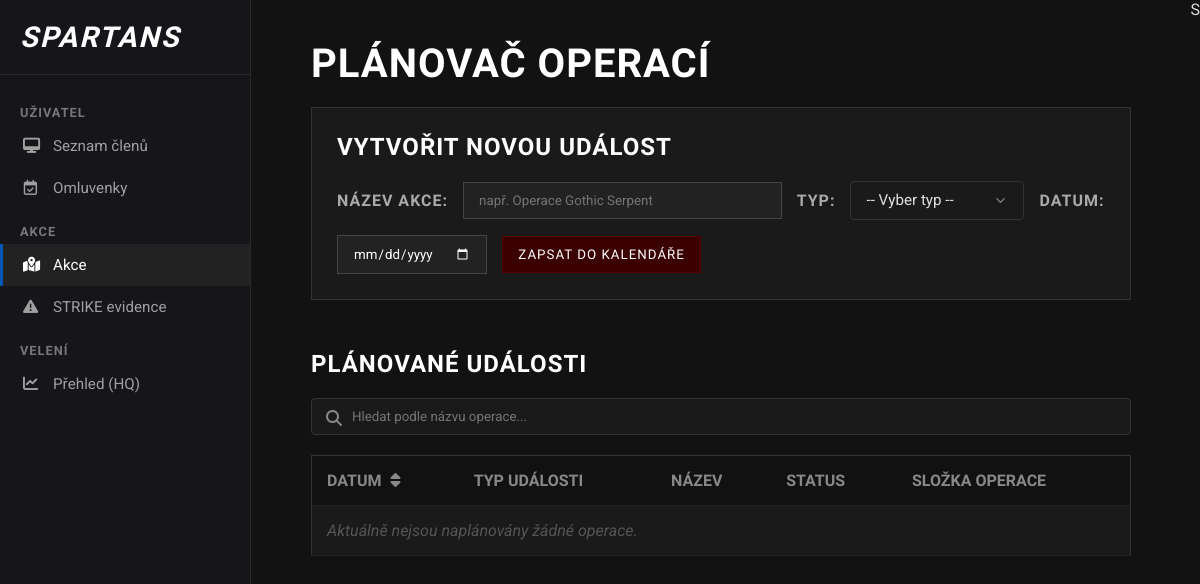
The app's page /akce, older data.
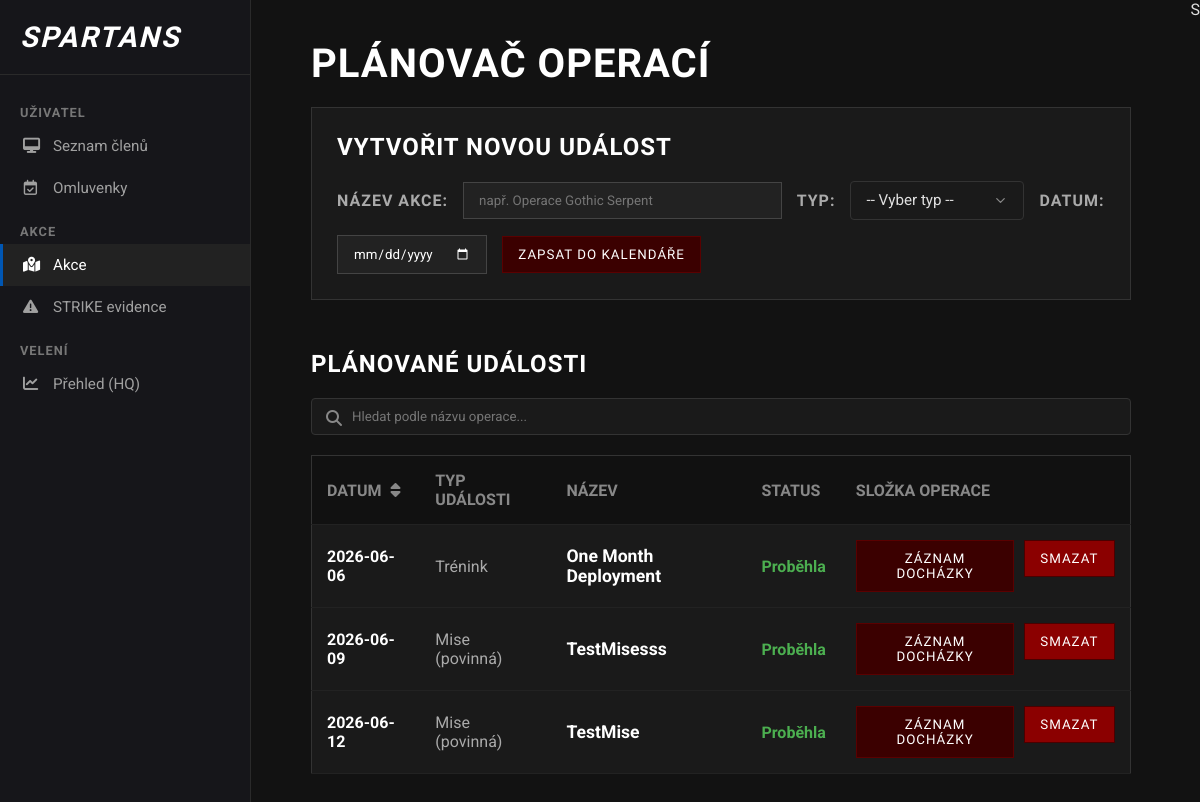
The same page, newer data.
### app.py (models this page shows)
class Akce(db.Model):
    id = db.Column(db.Integer, primary_key=True)
    nazev = db.Column(db.String(100), nullable=False)
    datum = db.Column(db.Date, nullable=False)
    typ_id = db.Column(db.Integer, db.ForeignKey('typ_akce.id'), nullable=False)
    probehla = db.Column(db.Boolean, default=False)

class TypAkce(db.Model):
    id = db.Column(db.Integer, primary_key=True)
    nazev = db.Column(db.String(50), nullable=False)
    vsechny_akce = db.relationship('Akce', backref='typ_akce')

### app.py (the view, shortened to what this page needs)
@app.route('/akce', methods=['GET', 'POST'])
def akce_stranka():
    typy_akci = TypAkce.query.all()
    if not typy_akci:
        db.session.add(TypAkce(nazev='Mise (povinná)'))
        db.session.add(TypAkce(nazev='Trénink'))
        db.session.add(TypAkce(nazev='Mise (nepovinná)'))
        db.session.commit()
        typy_akci = TypAkce.query.all()
    vsechny_akce = Akce.query.order_by(Akce.datum.asc()).all()
    return render_template('akce.html', typy_akci=typy_akci, akce_seznam=vsechny_akce, dnesni_datum=date.today())

### templates/akce.html (shortened to what the changed rows need)
<!doctype html>
<html lang="cs">
  <head>
    <link
      rel="stylesheet"
      href="https://cdnjs.cloudflare.com/ajax/libs/font-awesome/6.4.0/css/all.min.css"
    />
    <link
      rel="stylesheet"
      href="{{ url_for('static', filename='akce.css') }}"
    />
  </head>
  <body>
    <div class="main-content">
      <div class="container" style="display: block">
        <h1>Plánovač Operací</h1>
        <div class="form-box">
          <h2>Vytvořit novou událost</h2>
        </div>
        <h2>Plánované události</h2>
        <table id="tabulka-akci">
          <tr>
            <th onclick="seraditDatum('tabulka-akci')" style="cursor: pointer;" title="Klikni pro seřazení">
                Datum <i class="fa-solid fa-sort" style="margin-left: 5px; color: #888;"></i>
            </th>
            <th>Typ události</th>
            <th>Název</th>
            <th>Status</th>
            <th>Složka operace</th>
          </tr>
          {% for akce in akce_seznam %}
          <tr>
            <td style="font-weight: bold; color: #fff">{{ akce.datum }}</td>
            <td style="color: #aaa">{{ akce.typ_akce.nazev }}</td>
            <td class="cell-name">{{ akce.nazev }}</td>
            <td class="{% if not akce.probehla %}status-neprobehla{% else %}status-probehla{% endif %}">
              {% if not akce.probehla %} Neproběhla {% else %} Proběhla {% endif %}
            </td>
            <td>
                <div style="display: flex; gap: 10px;">
                    <a href="/akce/{{ akce.id }}">
                        <button class="action-btn">Záznam docházky</button>
                    </a>
                    <form action="/smazat_akci/{{ akce.id }}" method="POST" onsubmit="return confirm('Opravdu chceš smazat tuto operaci? Zmizí i veškerá docházka k ní vázaná!');" style="margin: 0;">
                        <button type="submit" style="background-color: #8b0000; border-color: #4a0000;">Smazat</button>
                    </form>
                </div>
            </td>
          </tr>
          {% else %}
          <tr>
            <td colspan="5" style="color: #555; font-style: italic">
              Aktuálně nejsou naplánovány žádné operace.
            </td>
          </tr>
          {% endfor %}
        </table>
      </div>
    </div>
  </body>
</html>

Row changes from the older to the newer data that the page shows:
added Akce: datum "2026-06-06", typ_akce.nazev "Trénink", nazev "One Month Deployment", probehla "Proběhla"
added Akce: datum "2026-06-09", typ_akce.nazev "Mise (povinná)", nazev "TestMisesss", probehla "Proběhla"
added Akce: datum "2026-06-12", typ_akce.nazev "Mise (povinná)", nazev "TestMise", probehla "Proběhla"
Text that changed along with them:
text no longer shown: "Aktuálně nejsou naplánovány žádné operace."
